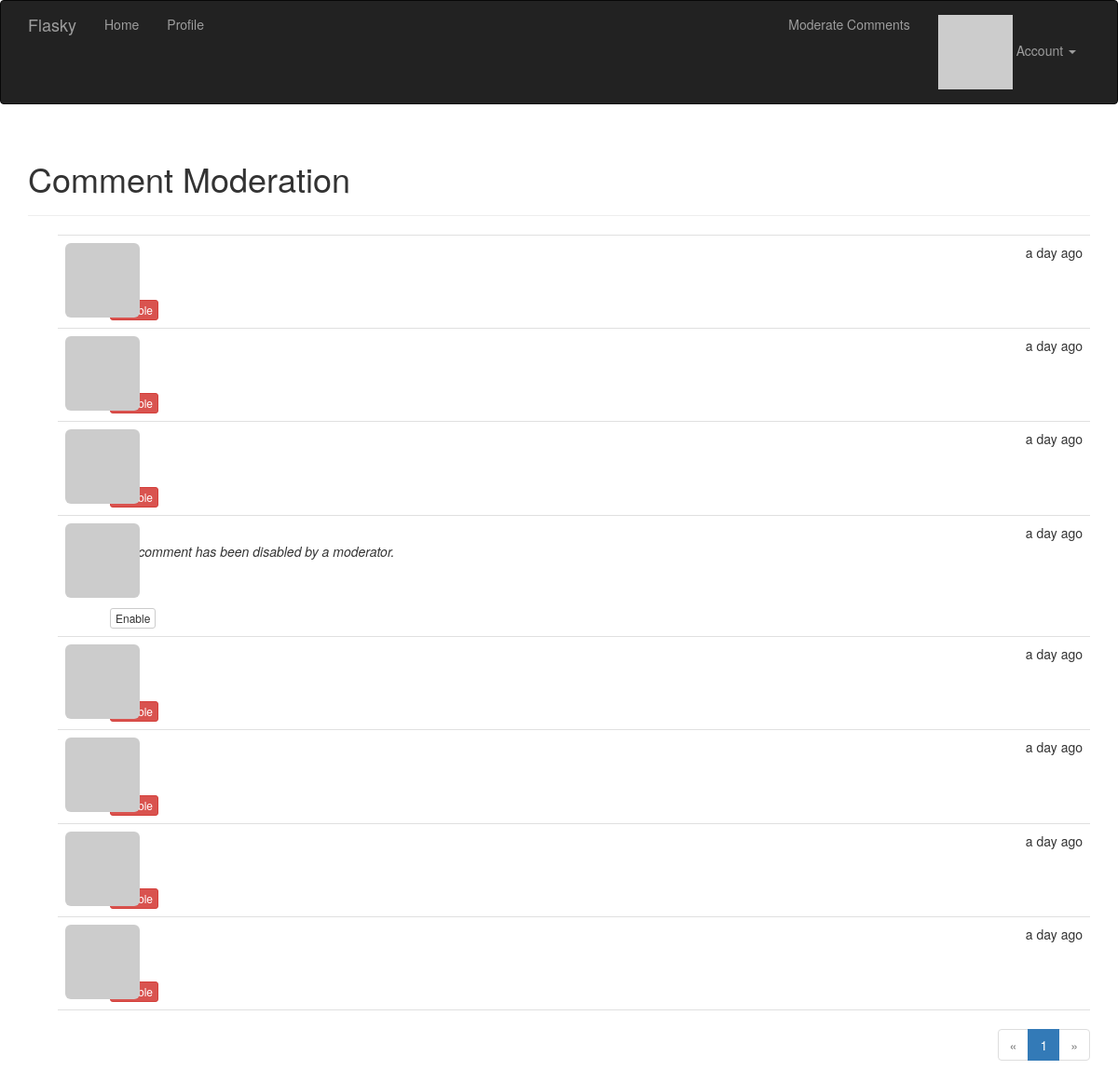
The app's page /moderate (signed in) with its own data.
### app/models.py (models this page shows, shortened)
class Comment(db.Model):
    __tablename__ = 'comments'
    id = db.Column(db.Integer, primary_key=True)
    body = db.Column(db.Text)
    body_html = db.Column(db.Text)
    timestamp = db.Column(db.DateTime, index=True, default=datetime.utcnow)
    disabled = db.Column(db.Boolean)
    author_id = db.Column(db.Integer, db.ForeignKey('users.id'))
    post_id = db.Column(db.Integer, db.ForeignKey('posts.id'))

### app/main/views.py (the view)
@main.route('/moderate')
@login_required
@permission_required(Permission.MODERATE)
def moderate():
    page = request.args.get('page', 1, type=int)
    pagination = Comment.query.order_by(Comment.timestamp.desc()).paginate(
        page, per_page=current_app.config['FLASKY_COMMENTS_PER_PAGE'],
        error_out=False)
    comments = pagination.items
    return render_template('moderate.html', comments=comments,
                           pagination=pagination, page=page)

### app/auth/views.py (called while the page is built)
@auth.before_app_request
def before_request():
    if current_user.is_authenticated:
        current_user.ping()
        if not current_user.confirmed \
                and request.endpoint \
                and request.blueprint != 'auth' \
                and request.endpoint != 'static':
            return redirect(url_for('auth.unconfirmed'))

### app/main/__init__.py (called while the page is built)
@main.app_context_processor
def inject_permissions():
    return dict(Permission=Permission)

### app/models.py (called while the page is built)
@login_manager.user_loader
def load_user(user_id):
    return User.query.get(int(user_id))

    def has_permission(self, perm):
        return self.permissions & perm == perm

    def can(self, perm):
        return self.role is not None and self.role.has_permission(perm)

    def ping(self):
        self.last_seen = datetime.utcnow()
        db.session.add(self)

    def gravatar_hash(self):
        return hashlib.md5(self.email.lower().encode('utf-8')).hexdigest()

    def gravatar(self, size=100, default='identicon', rating='g'):
        url = 'https://secure.gravatar.com/avatar'
        hash = self.avatar_hash or self.gravatar_hash()
        return '{url}/{hash}?s={size}&d={default}&r={rating}'.format(
            url=url, hash=hash, size=size, default=default, rating=rating)

### app/templates/moderate.html (shortened to what this page needs)
{% extends "base.html" %}
{% import "_macros.html" as macros %}
{% block page_content %}
<div class="page-header">
    <h1>Comment Moderation</h1>
</div>
{% set moderate = True %}
{% include '_comments.html' %}
{% if pagination %}
<div class="pagination">
    {{ macros.pagination_widget(pagination, '.moderate') }}
</div>
{% endif %}
{% endblock %}

### app/templates/_comments.html (shortened to what this page needs)
<ul class="comments">
    {% for comment in comments %}
    <li class="comment">
      <div class="comment-thumbnail">
          <a href="{{ url_for('.user', username=comment.author.username) }}">
            <img class="img-rounded profile-thumbnail" src="{{ comment.author.gravatar(size=40) }}">
          </a>
      </div>
      <div class="comment-content">
          <div class="comment-date">{{ moment(comment.timestamp).fromNow() }}</div>
          <div class="comment-author"><a href="{{ url_for('.user', username=comment.author.username) }}">{{ comment.author.username }}</a></div>
          <div class="comment-body">
            {% if comment.disabled %}
            <p><i>This comment has been disabled by a moderator.</i></p>
            {% endif %}
          </div>
          {% if moderate %}
              <br>
              {% if comment.disabled %}
              <a class="btn btn-default btn-xs" href="{{ url_for('.moderate_enable', id=comment.id, page=page) }}">Enable</a>
              {% else %}
              <a class="btn btn-danger btn-xs" href="{{ url_for('.moderate_disable', id=comment.id, page=page) }}">Disable</a>
              {% endif %}
          {% endif %}
      </div>
    </li>
    {% endfor %}
</ul>

### app/static/styles.css (style rules this page uses)
.profile-thumbnail { position: absolute; }
ul.comments { list-style-type: none; padding: 0px; margin: 16px 0px 0px 0px; }
ul.comments li.comment { margin-left: 32px; padding: 8px; border-bottom: 1px solid #e0e0e0; }
ul.comments li.comment:nth-child(1) { border-top: 1px solid #e0e0e0; }
div.comment-date { float: right; }
div.comment-author { font-weight: bold; }
div.comment-thumbnail { position: absolute; }
div.comment-content { margin-left: 48px; min-height: 48px; }
div.pagination { width: 100%; text-align: right; padding: 0px; margin: 0px; }

### records on screen
Comment: timestamp "a day ago"
Comment: timestamp "a day ago"
Comment: timestamp "a day ago"
Comment: timestamp "a day ago", shows "This comment has been disabled by a moderator."
Comment: timestamp "a day ago"
Comment: timestamp "a day ago"
Comment: timestamp "a day ago"
Comment: timestamp "a day ago"

### other values on screen
{{ p }} "1"
